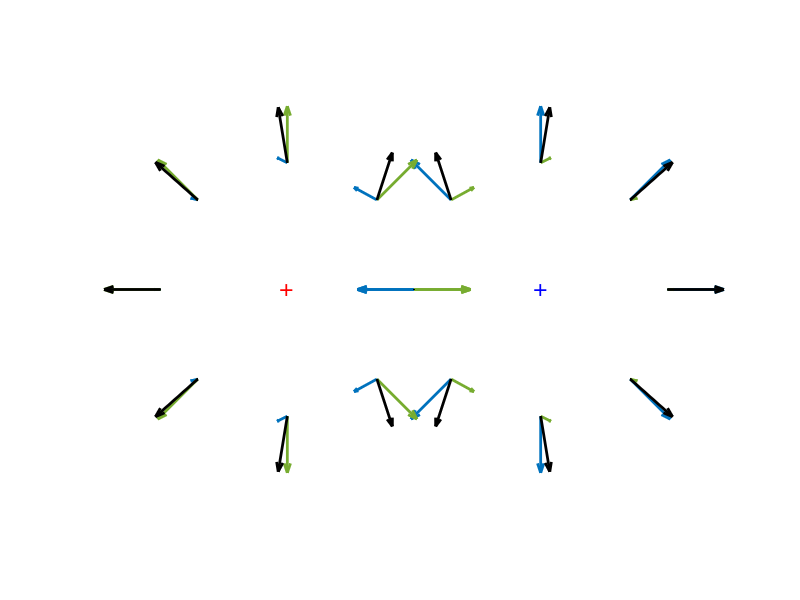
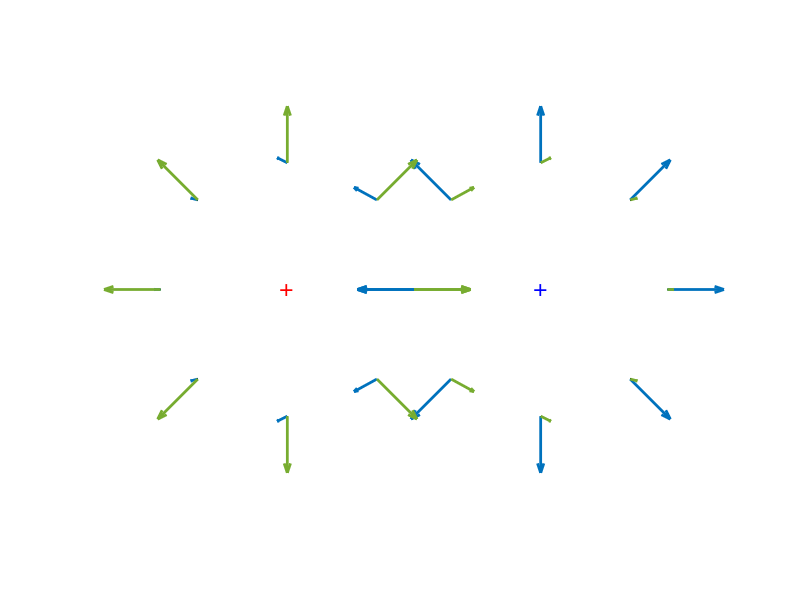
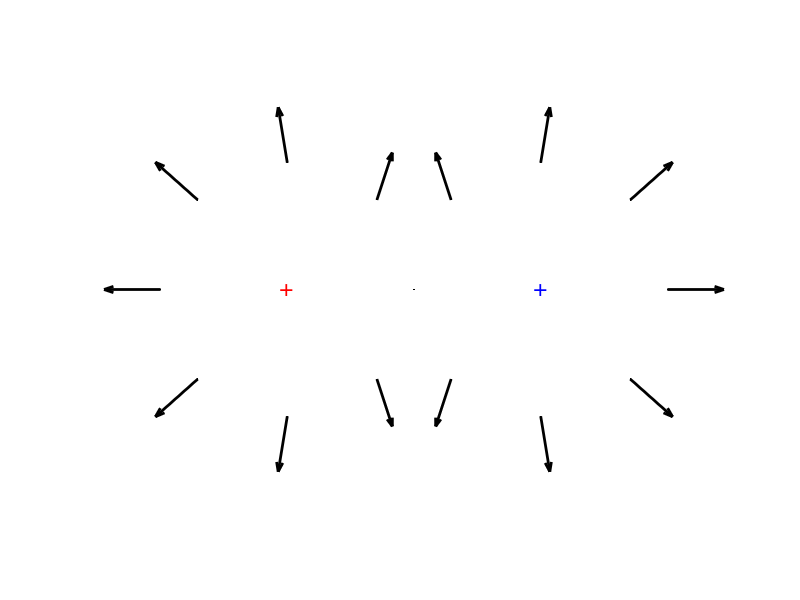
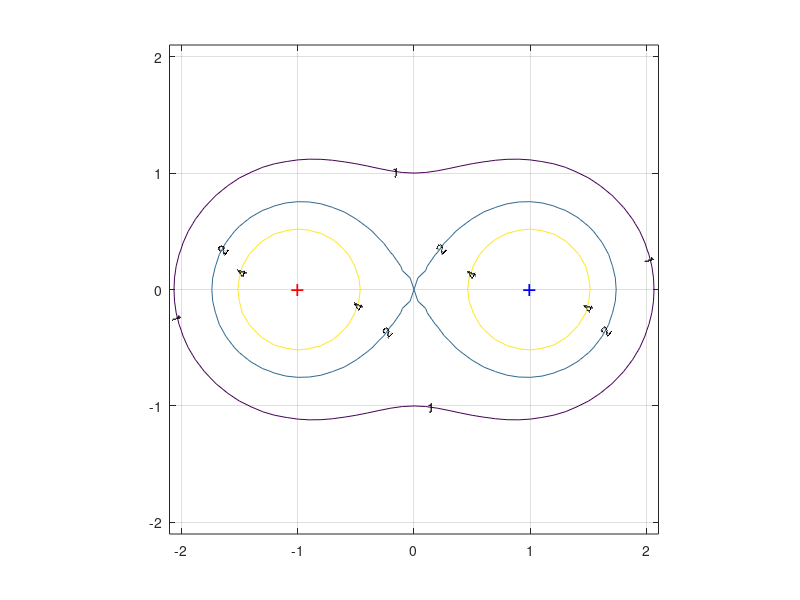

Here is the MATLAB script that generated these plots, in order:
clear

d = 1;
r = [1];
theta = [0:45:335];
x1 = r.*cosd(theta)-d;
x2 = r.*cosd(theta)+d;
y = r.*sind(theta);
x = [x1,x2];
y = [y,y];
 
r1  = (x-d).^2 + y.^2;
r2  = (x+d).^2 + y.^2;
Ex1 = (x-d)./r1.^(3/2);
Ex2 = (x+d)./r2.^(3/2);

Ey1 = (y)./r1.^(3/2);
Ey2 = (y)./r2.^(3/2);

figure(1);clf
    plot(x,y,'k.','MarkerSize',3);
    hold on;axis equal

    q = quiver(x,y,Ex1,Ey1);
    set(q,'AutoScaleFactor',0.4);
    set(q,'MaxHeadSize',0.1)
    set(q,'LineWidth',2);

    q = quiver(x,y,Ex2,Ey2);
    set(q,'AutoScaleFactor',0.4);
    set(q,'MaxHeadSize',0.1)
    set(q,'LineWidth',2);

    t = text(d,0,'+');
    set(t,'HorizontalAlignment','Center');
    set(t,'FontSize',18);
    set(t,'Color','blue');

    t = text(-d,0,'+');
    set(t,'HorizontalAlignment','Center');
    set(t,'Color','red');
    set(t,'FontSize',18);

    set(gca,'visible','off');

copyobj(gcf,0);
    plot(x,y,'k.','MarkerSize',3);
    hold on;axis equal

    q = quiver(x,y,Ex1+Ex2,Ey1+Ey2);
    set(q,'Color',[0,0,0]);
    set(q,'AutoScaleFactor',0.4);
    set(q,'MaxHeadSize',0.1)
    set(q,'LineWidth',2);

    set(gca,'visible','off');

figure(3);clf
    plot(x,y,'k.','MarkerSize',3);
    hold on;
    axis equal

    q = quiver(x,y,Ex1+Ex2,Ey1+Ey2);
    set(q,'Color',[0,0,0]);
    set(q,'AutoScaleFactor',0.4);
    set(q,'MaxHeadSize',0.1)
    set(q,'LineWidth',2);

    t = text(d,0,'+');
    set(t,'HorizontalAlignment','Center');
    set(t,'Color','blue');
    set(t,'FontSize',18);

    t = text(-d,0,'+');
    set(t,'HorizontalAlignment','Center');
    set(t,'FontSize',18);
    set(t,'Color','red');

    set(gca,'visible','off');

[X,Y] = meshgrid([-2.1:0.1:2.1],[-2.1:0.1:2.1]);
r1 = (X-d).^2 + Y.^2;
r2 = (X+d).^2 + Y.^2;
V1 = 1./r1;
V2 = 1./r2;
figure(4);clf;
    [c,h] = contour(X,Y,V1+V2,[1, 2, 4]);
    clabel(c,h,'LabelSpacing',200);
    axis equal
    
    t = text(d,0,'+');
    set(t,'HorizontalAlignment','Center');
    set(t,'FontSize',18);
    set(t,'Color','blue');

    t = text(-d,0,'+');
    set(t,'HorizontalAlignment','Center');
    set(t,'Color','red');
    set(t,'FontSize',18);
    axis([-2.1,2.1,-2.1,2.1]);
    grid on;
    %set(gca,'visible','off');
    